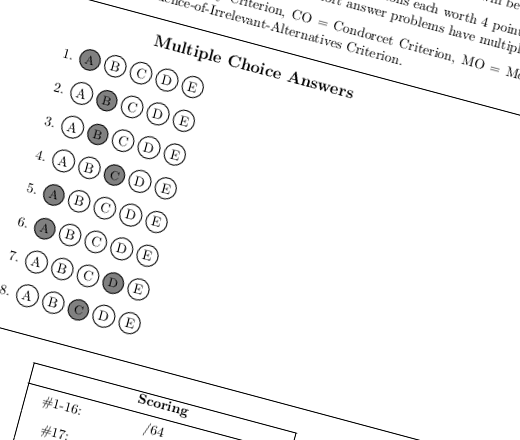
#> input picture cropped_to_be_graded.png, 520 x 440 px
$ python grade_column.py   (older library calls are emulated)
#> lines starting #> are read from the running program, lines starting #| are printed output that depends on the picture; after the words box and inside, x2 and y2 are one past the last pixel; in counts of white or black regions, pixels touching at a corner belong together
import cv2
import imutils
import argparse
import numpy as np
from PIL import Image
from imutils import contours

# define the answer key which maps the question number
# to the correct answer
ANSWER_KEY = {
        0: 0,
        1: 1,
        2: 1,
        3: 4,
        4: 4,
        5: 2,
        6: 3,
        7: 2,
        8: 1,
        9: 3,
        10: 1,
        11: 0,
        12: 2,
        13: 2,
        14: 0,
        15: 3,
        16: 1,
        17: 4,
        }

image = cv2.imread("cropped_to_be_graded.png")
#> image is the input picture: shape (440, 520, 3); min 0, max 255, mean 245
gray = cv2.cvtColor(image, cv2.COLOR_BGR2GRAY)
blurred = cv2.GaussianBlur(gray, (5, 5), 0)
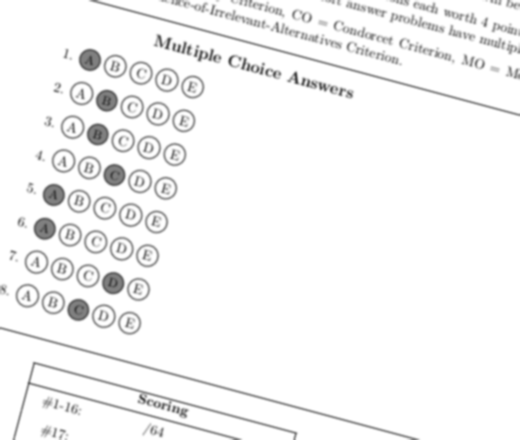
#> blurred: shape (440, 520); min 73, max 255, mean 245
edged = cv2.Canny(blurred, 75, 200)
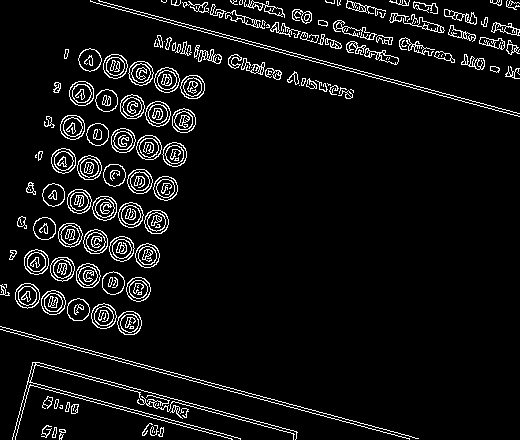
#> edged: shape (440, 520); 6.6% white in thin lines or dots
# cv2.imwrite('output.png',edged)

# find contours in the edge map, then initialize
# the contour that corresponds to the document
cnts = cv2.findContours(edged.copy(), cv2.RETR_EXTERNAL,
        cv2.CHAIN_APPROX_SIMPLE)
#> cnts = 142 contours, 45 with area under 20; largest, box (x1, y1, x2, y2) and area: (145, 101, 171, 127) 488, (154, 67, 180, 93) 486, (118, 202, 144, 228) 485, (91, 303, 117, 329) 484, (109, 236, 135, 262) 482
cnts = cnts[0] if imutils.is_cv2() else cnts[1]

# apply Otsu's thresholding method to binarize the warped
# piece of paper
thresh = cv2.threshold(gray, 0, 255,
        cv2.THRESH_BINARY_INV | cv2.THRESH_OTSU)[1]
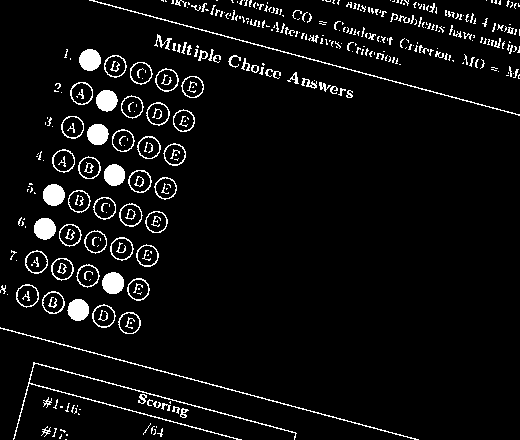
#> thresh: shape (440, 520); 5.7% white; 391 white regions (264 under 20 px)
# cv2.imwrite('output.png',thresh)

# find contours in the thresholded image, then initialize
# the list of contours that correspond to questions
cnts = cv2.findContours(thresh.copy(), cv2.RETR_EXTERNAL,
        cv2.CHAIN_APPROX_SIMPLE)
#> cnts = 331 contours, 276 with area under 20; largest, box (x1, y1, x2, y2) and area: (110, 237, 134, 261) 400, (92, 304, 116, 328) 398, (119, 203, 143, 227) 398, (146, 102, 170, 126) 398, (155, 68, 179, 92) 398
cnts = cnts[0] if imutils.is_cv2() else cnts[1]
questionCnts = []

# loop over the contours
for c in cnts:
        # compute the bounding box of the contour, then use the
        # bounding box to derive the aspect ratio
        (x, y, w, h) = cv2.boundingRect(c)
        ar = w / float(h)

        # in order to label the contour as a question, region
        # should be sufficiently wide, sufficiently tall, and
        # have an aspect ratio approximately equal to 1
        if w >= 20 and h >= 20 and ar >= 0.9 and ar <= 1.1:
                questionCnts.append(c)
#> this loop made 331 passes
#> (x, y, w, h, ar) on passes 3 to 5: (59, 434, 3, 5, 0.6), (153, 429, 3, 6, 0.5), (60, 429, 6, 4, 1.5)
#> after the loop, questionCnts = 40 contours; largest, box (x1, y1, x2, y2) and area: (110, 237, 134, 261) 400, (92, 304, 116, 328) 398, (119, 203, 143, 227) 398, (146, 102, 170, 126) 398, (155, 68, 179, 92) 398

# sort the question contours top-to-bottom, then initialize
# the total number of correct answers
questionCnts = contours.sort_contours(questionCnts,
        method="top-to-bottom")[0]
#> questionCnts = 40 contours; largest, box (x1, y1, x2, y2) and area: (110, 237, 134, 261) 400, (155, 68, 179, 92) 398, (146, 102, 170, 126) 398, (119, 203, 143, 227) 398, (92, 304, 116, 328) 398
correct = 0
print(len(questionCnts))
#| 40

submitted_ans = []

# each question has 5 possible answers, to loop over the
# question in batches of 5
for (q, i) in enumerate(np.arange(0, len(questionCnts), 5)):
        # sort the contours for the current question from
        # left to right, then initialize the index of the
        # bubbled answer
        cnts = contours.sort_contours(questionCnts[i:i + 5])[0]
        bubbled = None
        	# loop over the sorted contours

        # loop through the 5 bubbles in an answer row
        for (j, c) in enumerate(cnts):
                # construct a mask that reveals only the current
                # "bubble" for the question
                mask = np.zeros(thresh.shape, dtype="uint8")
                cv2.drawContours(mask, [c], -1, 255, -1)

                # apply the mask to the thresholded image, then
                # count the number of non-zero pixels in the
                # bubble area
                mask = cv2.bitwise_and(thresh, thresh, mask=mask)
                total = cv2.countNonZero(mask)

                # if the current total has a larger number of total
                # non-zero pixels, then we are examining the currently
                # bubbled-in answer
                if bubbled is None or total > bubbled[0]:
                        bubbled = (total, j)

                # initialize the contour color and the index of the
                # *correct* answer
                color = (0, 0, 255)
                # q is the problem we are on
                k = ANSWER_KEY[q]

                # check to see if the bubbled answer is correct
                if k == bubbled[1]:
                        color = (0, 255, 0)
                        correct += 1


                # draw the outline of the correct answer on the test
                cv2.drawContours(image, [cnts[k]], -1, color, 3)

        # add the bubble that we stopped on last in the last loop to
        # the submitted answer array
        submitted_ans.append(bubbled[1])
#> this loop made 8 passes
#> i on passes 1 to 8: 0, 5, 10, 15, 20, 25, 30, 35
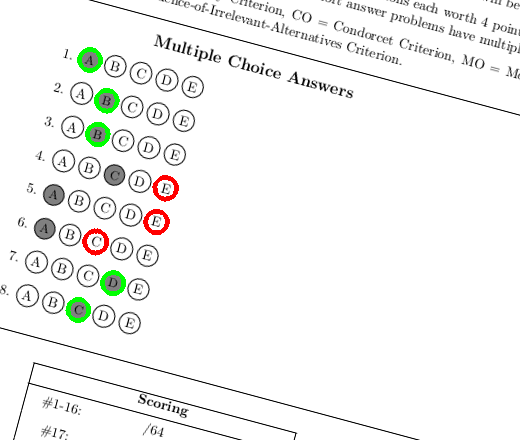
#> image: shape (440, 520, 3); 1.06% of pixels changed, all inside (x1, y1, x2, y2) = (65, 47, 179, 323)
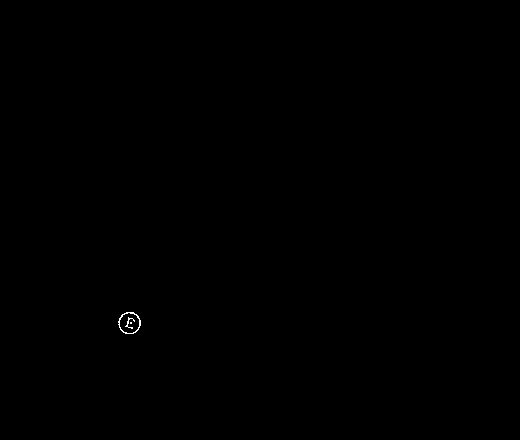
#> mask: shape (440, 520); 0.06% white in thin lines or dots, all inside (x1, y1, x2, y2) = (118, 312, 141, 334)
#> after the loop, correct = 18; submitted_ans = [0, 1, 1, 2, 0, 0, 3, 2]

print(submitted_ans)
#| [0, 1, 1, 2, 0, 0, 3, 2]

# print(len(cnts))
contoured = cv2.drawContours(thresh, questionCnts[0:5], -1, (128,155,0), 3)
# cv2.imwrite('output.png',thresh)
cv2.imwrite('output.png',image)
# print(questionCnts[0])
